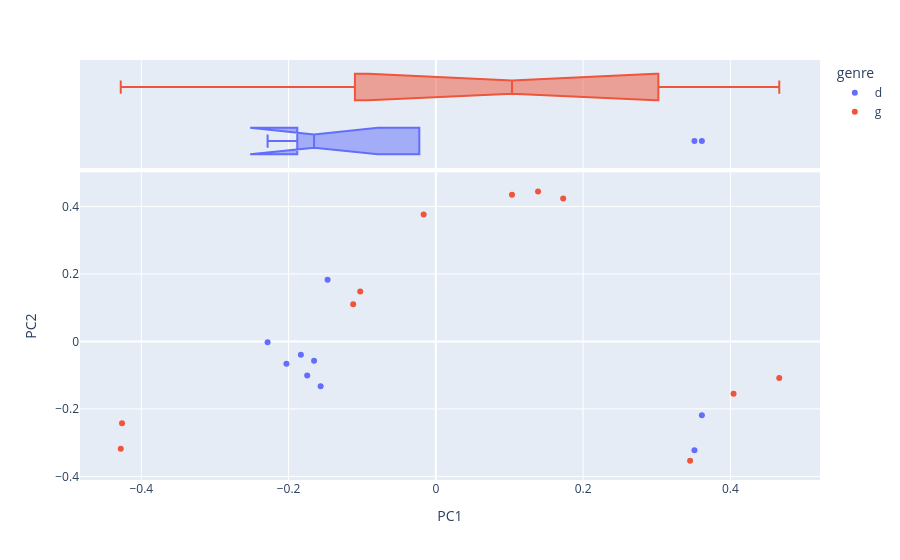

The cell this chart's notebook holds for it:
### Markdown cell above
## PC1 vs PC2 — by genre

### Code cell
fig = px.scatter(DCM, 'PC1', 'PC2', color='genre', hover_name=DCM.index, marginal_x='box')
fig.show()

### Figure 1 — Plotly figure (JSON) as saved in the notebook; plotly's stock layout.template omitted (floating-point values rounded to 4 significant figures)
{"data": [{"hovertemplate": "<b>%{hovertext}</b><br><br>genre=d<br>PC1=%{x}<br>PC2=%{y}<extra></extra>", "hovertext": ["adventures", "baskervilles", "marieroget", "moonstone", "ruemorgue", "scarlet", "secretadversary", "signoffour", "styles"], "legendgroup": "d", "marker": {"color": "#636efa", "symbol": "circle"}, "mode": "markers", "name": "d", "orientation": "v", "showlegend": true, "type": "scatter", "x": [-0.2285, -0.1654, 0.3512, -0.147, 0.3613, -0.1833, -0.2029, -0.1564, -0.1747], "xaxis": "x", "y": [-0.002845, -0.05759, -0.3228, 0.1828, -0.2186, -0.0399, -0.06603, -0.1332, -0.1009], "yaxis": "y"}, {"alignmentgroup": "True", "hovertemplate": "<b>%{hovertext}</b><br><br>genre=d<br>PC1=%{x}<extra></extra>", "hovertext": ["adventures", "baskervilles", "marieroget", "moonstone", "ruemorgue", "scarlet", "secretadversary", "signoffour", "styles"], "legendgroup": "d", "marker": {"color": "#636efa", "symbol": "circle"}, "name": "d", "notched": true, "offsetgroup": "d", "showlegend": false, "type": "box", "x": [-0.2285, -0.1654, 0.3512, -0.147, 0.3613, -0.1833, -0.2029, -0.1564, -0.1747], "xaxis": "x2", "yaxis": "y2"}, {"hovertemplate": "<b>%{hovertext}</b><br><br>genre=g<br>PC1=%{x}<br>PC2=%{y}<extra></extra>", "hovertext": ["castleofotranto", "christmascarole", "dracula", "frankenstein", "monk", "northangerabbey", "oldenglishbaron", "pitandpendulum", "reddeath", "udolpho", "usher"], "legendgroup": "g", "marker": {"color": "#EF553B", "symbol": "circle"}, "mode": "markers", "name": "g", "orientation": "v", "showlegend": true, "type": "scatter", "x": [-0.4279, -0.1027, -0.1123, 0.1729, 0.1034, -0.0166, -0.4262, 0.4043, 0.3453, 0.1388, 0.4664], "xaxis": "x", "y": [-0.3181, 0.1482, 0.1104, 0.4233, 0.4349, 0.376, -0.2423, -0.1552, -0.3541, 0.4444, -0.1084], "yaxis": "y"}, {"alignmentgroup": "True", "hovertemplate": "<b>%{hovertext}</b><br><br>genre=g<br>PC1=%{x}<extra></extra>", "hovertext": ["castleofotranto", "christmascarole", "dracula", "frankenstein", "monk", "northangerabbey", "oldenglishbaron", "pitandpendulum", "reddeath", "udolpho", "usher"], "legendgroup": "g", "marker": {"color": "#EF553B", "symbol": "circle"}, "name": "g", "notched": true, "offsetgroup": "g", "showlegend": false, "type": "box", "x": [-0.4279, -0.1027, -0.1123, 0.1729, 0.1034, -0.0166, -0.4262, 0.4043, 0.3453, 0.1388, 0.4664], "xaxis": "x2", "yaxis": "y2"}], "layout": {"legend": {"title": {"text": "genre"}, "tracegroupgap": 0}, "margin": {"t": 60}, "xaxis": {"anchor": "y", "domain": [0, 1], "title": {"text": "PC1"}}, "xaxis2": {"anchor": "y2", "domain": [0, 1], "matches": "x", "showgrid": true, "showticklabels": false}, "yaxis": {"anchor": "x", "domain": [0, 0.7326], "title": {"text": "PC2"}}, "yaxis2": {"anchor": "x2", "domain": [0.7426, 1], "matches": "y2", "showgrid": false, "showline": false, "showticklabels": false, "ticks": ""}}}
